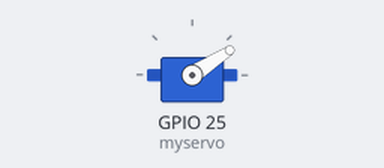
Bench run of a sketch on a simulated ESP32. Parts: servo.

Above: at 0.05 s.
At 1.2 s:
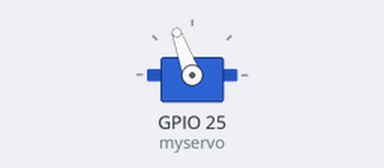
At 2.35 s:
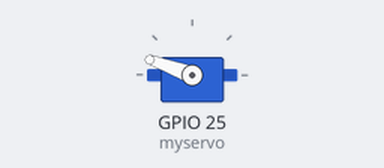
At 4.7 s:
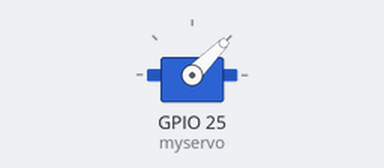
Timing chart, 0 to 7.7 s (numbered marks = the images above):
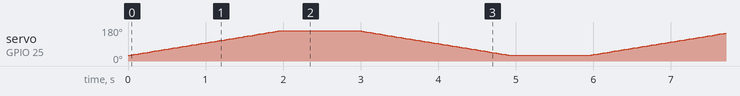

The sketch:

servo.ino
```cpp
#include <ESP32Servo.h>

Servo myservo;  // create servo object to control a servo
int pos = 0;    // variable to store the servo position

void setup() {
  myservo.attach(25);  // attaches the servo on pin 25 to the servo object
}

void loop() {
  // Rotate the servo from 0 to 180 degrees
  for (pos = 30; pos <= 160; pos += 1) {
    myservo.write(pos);    // tell servo to go to position in variable 'pos'
    delay(15);             // waits 15ms for the servo to reach the position
  }
  // Pause for a moment at the 180-degree position
  delay(1000); // Adjust the duration as needed

  // Rotate the servo back from 180 to 0 degrees
  for (pos = 160; pos >= 30; pos -= 1) {
    myservo.write(pos);    // tell servo to go to position in variable 'pos'
    delay(15);             // waits 15ms for the servo to reach the position
  }
  // Pause for a moment at the 0-degree position
  delay(1000); // Adjust the duration as needed
}
```
